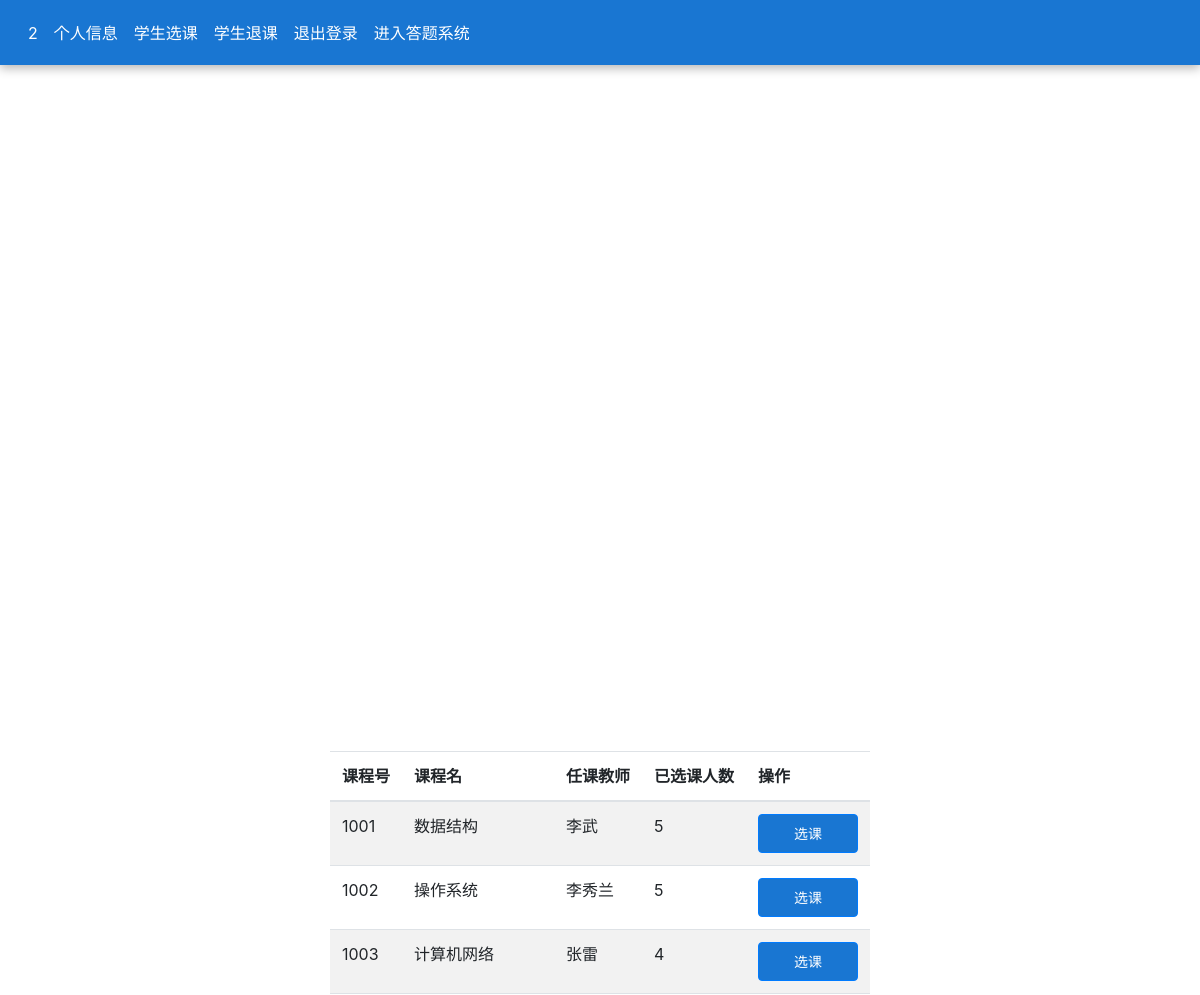
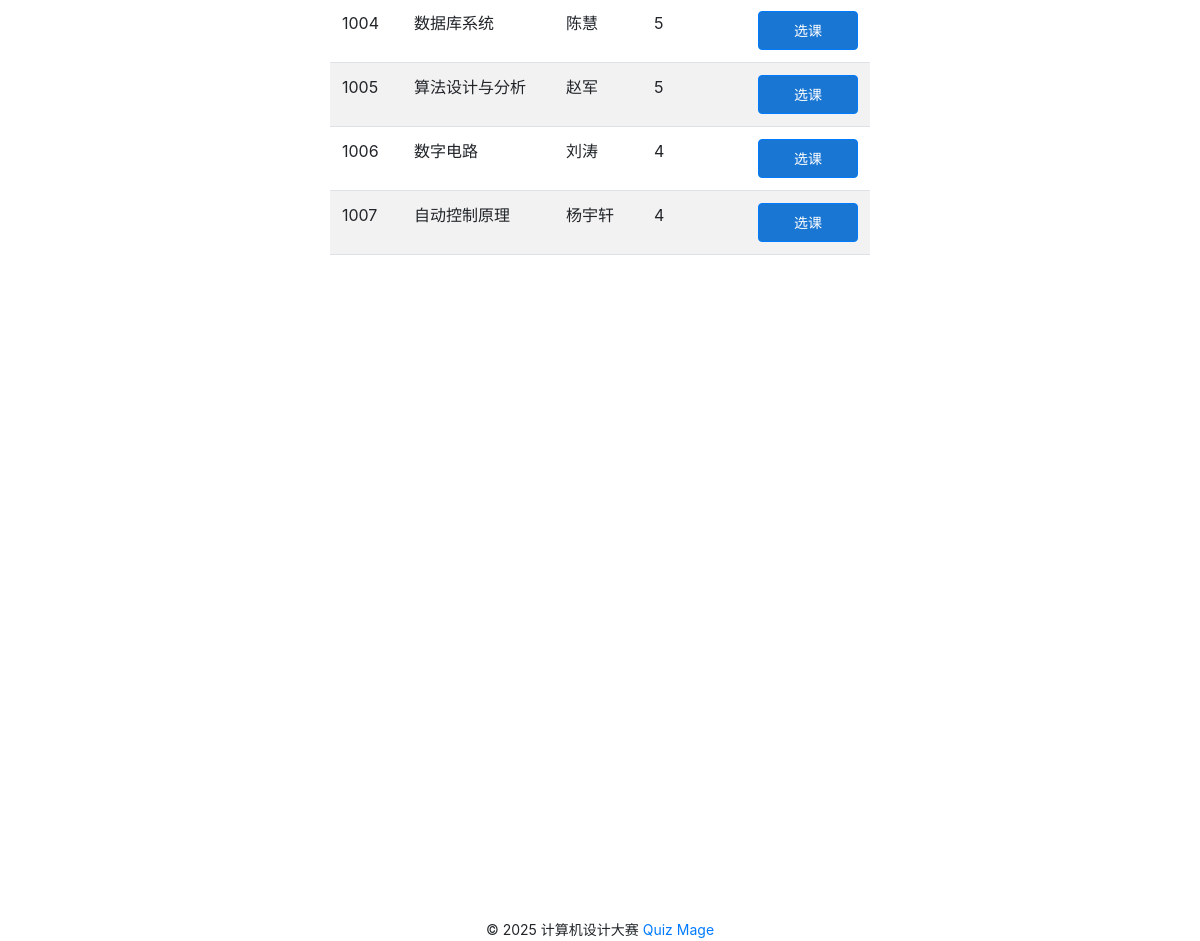
Screenshot of /student/2/course_select with the database file from the repository (2 pictures, top to bottom).
### tables this page shows
CREATE TABLE "course" (
  "cno" INTEGER NOT NULL,
  "cname" TEXT,
  "tno" INTEGER
);

CREATE TABLE "teacher" (
  "tno" INTEGER NOT NULL,
  "name" TEXT,
  "password" TEXT NOT NULL,
  "gender" char(2),
  "college" TEXT
);

### views/student_views.py (the view, shortened to what this page needs)
@student_bp.route('/<int:sno>/course_select', methods=['GET', 'POST'])
def student_course_select(sno):
    form = SelectForm()
    result_course, _ = get_sql("SELECT * FROM course")
    messages = []
    for i in result_course:
        result_teacher, _ = get_sql("SELECT name FROM teacher WHERE tno='%s'" % i[2])
        tname = result_teacher[0][0] if result_teacher else "未知"
        result_count, _ = get_sql("SELECT COUNT(*) FROM student_course WHERE cno='%s'" % i[0])
        count = result_count[0][0] if result_count else 0
        message = {'cno': i[0], 'name': i[1], 'tname': tname, 'count': count}
        messages.append(message)
    titles = [('cno', '课程号'), ('name', '课程名'), ('tname', '任课教师'), ('count', '已选课人数')]
    return render_template('student_course_select.html', sno=sno, messages=messages, titles=titles, form=form)

### db_sqlite.py (called while the page is built)
def open_db():
    database = "merged_database.db"
    conn = sqlite3.connect(database)
    return conn

def get_sql(sql, conn=None):
    close_conn = False
    if conn is None:
        conn = open_db()
        close_conn = True
    cur = conn.cursor()
    cur.execute(sql)
    fields = [field[0] for field in cur.description]
    result = cur.fetchall()
    cur.close()
    if close_conn:
        close_db(conn)
    return result, fields

### templates/student_course_select.html (shortened to what this page needs)
{% extends 'student.html' %}
{% from 'bootstrap/form.html' import render_form %}
{% block content %}
<div class="container">
    <div class="row">
            <div class="table-responsive" style="max-height: 500px; overflow-y: auto;">
                <table class="table table-striped">
                    <thead>
                        <tr>
                            <th>课程号</th>
                            <th>课程名</th>
                            <th>任课教师</th>
                            <th>已选课人数</th>
                            <th>操作</th>
                        </tr>
                    </thead>
                    <tbody>
                        {% for row in messages %}
                        <tr>
                            <td>{{ row['cno'] }}</td>
                            <td>{{ row['name'] }}</td>
                            <td>{{ row['tname'] }}</td>
                            <td>{{ row['count'] }}</td>
                            <td>
                                <form method="POST" action="{{ url_for('student_bp.student_course_select', sno=sno) }}">
                                    <button type="submit" class="btn btn-primary   btn-sm">选课</button>
                                </form>
                            </td>
                        </tr>
                        {% endfor %}
                    </tbody>
                </table>
            </div>
    </div>
</div>
{% endblock %}

### static/css/style.css (style rules this page uses)
.btn-primary { background-color: #1976d2 !important; border-radius: 4px !important; min-width: 100px !important; padding: 8px 16px !important; font-weight: 400px !important; transition: all 0.3s ease-in-out; }
.container { display: flex; justify-content: center; align-items: center; height: 100vh; }
.navbar a { color: white !important; text-decoration: none; }

### rows the page displays
course: cno "1001", name "数据结构"
teacher: tname "李武"
course: cno "1002", name "操作系统"
teacher: tname "李秀兰"
course: cno "1003", name "计算机网络"
teacher: tname "张雷"
course: cno "1004", name "数据库系统"
teacher: tname "陈慧"
course: cno "1005", name "算法设计与分析"
teacher: tname "赵军"
course: cno "1006", name "数字电路"
teacher: tname "刘涛"
course: cno "1007", name "自动控制原理"
teacher: tname "杨宇轩"

### other values shown
{{ render_nav_item('student_bp.profile', sno ,sno=sno) }} "2"
{{ render_nav_item('student_bp.student_account', '个人信息', sno=sno) }} "个人信息"
{{ render_nav_item('student_bp.student_course_select', '学生选课', sno=sno) }} "学生选课"
{{ render_nav_item('student_bp.student_course_delete', '学生退课', sno=sno) }} "学生退课"
{{ render_nav_item('login_bp.index', '退出登录') }} "退出登录"
{{ row['count'] }} "5" "5" "4" "5" "5" "4" "4"
